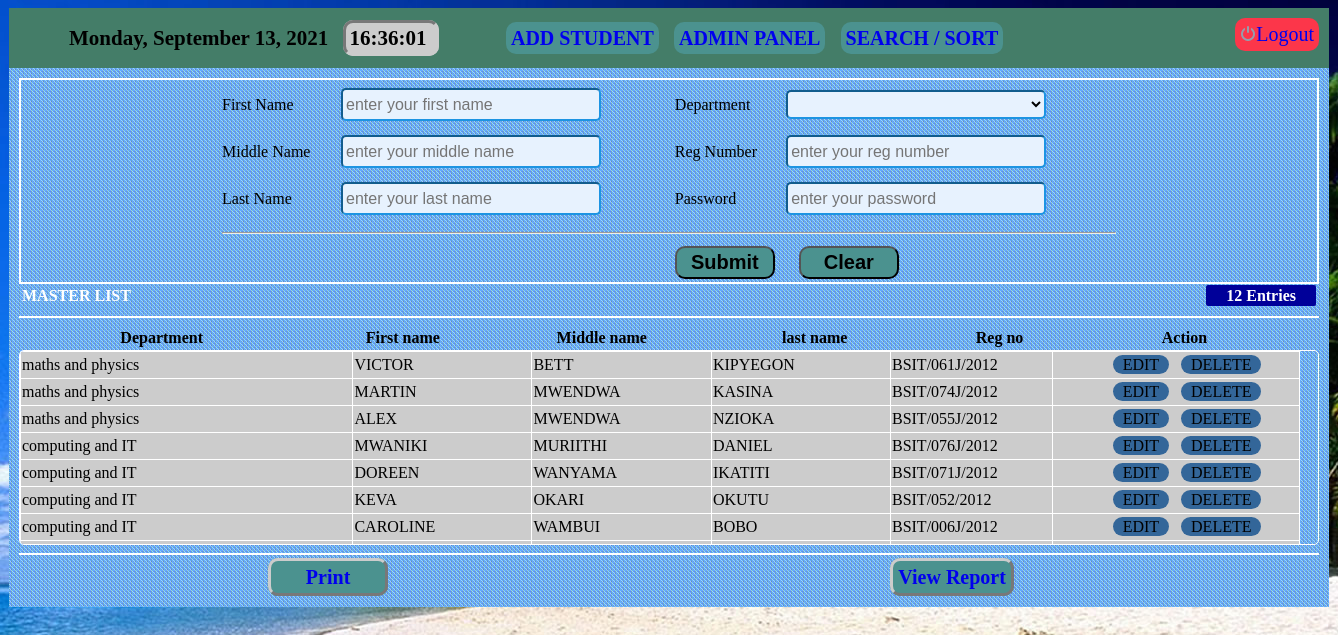
/add_users.php (signed in), run on the app's committed database.
### tables this page shows
CREATE TABLE IF NOT EXISTS `user_details` (
  `id` int(10) NOT NULL AUTO_INCREMENT,
  `dept` varchar(40) NOT NULL,
  `fname` varchar(20) NOT NULL,
  `mname` varchar(20) NOT NULL,
  `lname` varchar(20) NOT NULL,
  `regno` varchar(20) NOT NULL,
  `password` varchar(50) NOT NULL,
  PRIMARY KEY (`id`)
);

### add_users.php (the view, shortened to what this page needs)
<!DOCTYPE html>
<head>
<link href="css/style.css" rel="stylesheet" type="text/css"/>
<?php  include'header_local_admin.php'; ?>
</head>
<body onLoad=startTime()>
<div id="admin_wrapper">
<div id="add_user">
   <form action="" method="post">
<table width="900px" align="center">
   <tr>
      <td>First Name</td>
      <td>
      <input type="text" name="fname"  placeholder="enter your first name" class="textbox" value="<?php echo $fname;?>" required  pattern='[A-Za-z\\s]*' oninvalid="this.setCustomValidity('Enter a valid name - Characters only')"   oninput="setCustomValidity('')"/>
      </td>
      <td>Department</td>
      <td>
      <select name="dept" class="combo"   >
      <option selected><?php echo $dept;?></option>
      <option value="Computing and IT">Computing and IT</option>
      </select>
      </td>
    </tr>
    <tr>
      <td>Middle Name</td>
      <td>
      <input type="text" name="mname" pattern='[A-Za-z\\s]*' placeholder="enter your middle name" class="textbox" value="<?php echo $mname;?>"  required/>
      </td>
      <td>Reg Number</td>
      <td>
      <input type="text" name="regno" placeholder="enter your reg number" class="textbox" value="<?php echo $regno;?>" required/>
      </td>
    </tr>
    <tr>
      <td>Last Name</td>
      <td>
      <input type="text" name="lname" pattern='[A-Za-z\\s]*' placeholder="enter your last name" class="textbox" value="<?php echo $lname;?>" required/>
      </td>
     <td>Password</td>
      <td>
      <input type="text" name="password" placeholder="enter your password" class="textbox" value="<?php echo $password;?>" required/>
      </td>
    </tr>
    <tr>
      <td colspan="4">
       <hr>
      </td>
    </tr>
    <tr>
     <td align="center" colspan="2">
	 </td>
	 <td colspan="2">
      <input type="submit" value="Submit" name="Save" class="button"/>
      <input type="reset" value="Clear" name="clear" class="button"/>
      </td>
    </tr>
   </table>
   </form>
</div>
  <?php
  $qry = mysqli_query($link ,"select * from user_details");
  $rw = mysqli_num_rows($qry);
   ?>
  <table  width="1300px">
  <tr style="color:#FFF; font-weight:bold; font-family:'Times New Roman', Times, serif;">
    <td  align="left">MASTER LIST</td>
     <td  align="right"><b style="background:#009; padding:2px 20px 2px 20px; border-radius:2px;"><?php echo $rw ?> Entries </b></td>
  </tr>
  </table>
  <hr color="#FFFFFF">
  <div id="admin_table">
   <table  width="1280px">
     <tr>
   <th  width="10%">Department</th>
   <th  width="7%">First name</th>
   <th  width="7%">Middle name</th>
   <th  width="8%">last name</th>
   <th  width="5%">Reg no</th>
   <th  width="8%">Action</th>
     </tr>
   </table>
  </div>
   <div id="add_user_scroll">
   <table  width="1280px" border="1px" style="border:#FFF; border-collapse:collapse; border-width:thin; background:#CCC; ">
   <?php
 $query_view = "select * from user_details";
 $result_view =mysqli_query($link ,$query_view) or die (mysqli_error($link));
 while($rows = mysqli_fetch_array($result_view)){
	 ?>
     <tr>
     <td width="13%"><?php echo $rows['dept']; ?></td>
     <td width="7%"><?php echo $rows['fname']; ?></td>
     <td  width="7%"><?php echo $rows['mname']; ?></td>
     <td  width="7%"><?php echo $rows['lname']; ?></td>
     <td  width="4%"><?php echo $rows['regno']; ?></td>
     <td width="7%">
              <table align="center">
                  <tr>
                   <td width="50%" align="right">
 <a href='add_users.php?action=edit&id=<?php echo $rows["id"]; ?>' class="buttontbl">EDIT</a>
                    </td>
                    <td>&nbsp;</td>
                    <td width="50%"  align="left">
<a onClick='return confirm("are you sure you want to delete");' href='add_users.php?action=delete&id=<?php echo $rows["id"]; ?>'    class="buttontbl">DELETE</a>
                    </td>
                  </tr>
              </table>
           </td>
     </tr>
     <?php
	 }
 ?>
   </table>
  </div>
<hr color="#FFFFFF">
<table width="1250px">
<tr>
<td align="center">
<a href="#" class="buttonlink">&nbsp;&nbsp;&nbsp;&nbsp;&nbsp;&nbsp;Print&nbsp;&nbsp;&nbsp;&nbsp;&nbsp;&nbsp;</a>
</td>
<td align="center">
<a href="#" class="buttonlink">View Report</a>
</td>
</tr>
</table>
</div>
</body>
</html>

### css/style.css (style rules this page uses)
body { background:url(../images/bac.jpg); }
.textbox { color:#000; width: 250px; font-size: 16px; padding: 3px; margin:5px; border-radius: 5px; border: inset 2px; border-color: #1d94e2; background-color:#e7f2fe; height:23px; }
.combo { color:#000; width: 260px; font-size: 16px; padding: 3px; margin:5px; border-radius: 5px; border: inset 2px; border-color: #1d94e2; background-color:#e7f2fe; }
.button { width:100px; font-size:20px; font-weight:bold; padding:3px; border-radius:10px; background:#4B928F; text-decoration:none; }
.buttontbl { font-size: 16px; padding:1px 10px 1px 10px; width: 150px; border-radius: 10px; background-color:#369; color:#000; cursor:default; text-decoration:none; }
#admin_wrapper { width:1300px; height:auto; margin:auto; background:url(../images/back_content_ark.gif); padding:10px 10px 15px 10px; }
.buttonlink { width:100px; font-size:20px; font-weight:bold; padding:5px; border-radius:10px; background:#4B928F; text-decoration:none; border:outset; border-color:#CCC; }
#add_user_scroll { height:193px; overflow:auto; border-style:solid; border-width:thin; border-collapse:collapse; border-color:#FFF; border-radius:5px; }
#add_user_scroll td { border-color:#FFF; }
#add_user { border:2px #FFFFFF solid; }

### data on the page
user_details: dept "maths and physics", fname "VICTOR", mname "BETT", lname "KIPYEGON", regno "BSIT/061J/2012"
user_details: dept "maths and physics", fname "MARTIN", mname "MWENDWA", lname "KASINA", regno "BSIT/074J/2012"
user_details: dept "maths and physics", fname "ALEX", mname "MWENDWA", lname "NZIOKA", regno "BSIT/055J/2012"
user_details: dept "computing and IT", fname "MWANIKI", mname "MURIITHI", lname "DANIEL", regno "BSIT/076J/2012"
user_details: dept "computing and IT", fname "DOREEN", mname "WANYAMA", lname "IKATITI", regno "BSIT/071J/2012"
user_details: dept "computing and IT", fname "KEVA", mname "OKARI", lname "OKUTU", regno "BSIT/052/2012"
user_details: dept "computing and IT", fname "CAROLINE", mname "WAMBUI", lname "BOBO", regno "BSIT/006J/2012"

### other printed values
$rw "12"
